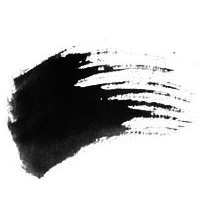
#> input picture resources/brush_round.png, 200 x 200 px; its folder holds only this picture in this run
$ python -i brush_engine.py   (imports and definitions only)
#> lines starting #> are read from the running program, lines starting #| are printed output that depends on the picture; after the words box and inside, x2 and y2 are one past the last pixel; in counts of white or black regions, pixels touching at a corner belong together
# processing/brush_engine.py

import numpy as np
import cv2
from PyQt5.QtCore import QPoint, QRect
import math
import random
import os
from processing.lienzo import Lienzo

_brush_shapes = {}
_brush_shape_folder = os.path.join(os.path.dirname(__file__), '..', 'resources')

def load_brush_shapes():
    global _brush_shapes
    global _brush_shape_folder

    shape_files = {
        'round': 'brush_round.png',
        'flat': 'brush_flat.png',
        'dry': 'brush_dry.png',
        'tapered': 'brush_tapered.png',
    }

    if not os.path.exists(_brush_shape_folder):
         print(f"Warning: Resources folder not found at {_brush_shape_folder}. Cannot load brush shapes.")
         for name in shape_files.keys():
              _brush_shapes[name] = None
    else:
        for name, filename in shape_files.items():
            filepath = os.path.join(os.path.join(os.path.dirname(__file__), '..', 'resources'), filename)
            if os.path.exists(filepath):
                try:
                    shape_img = cv2.imread(filepath, cv2.IMREAD_UNCHANGED)
#> shape_img is the input picture: shape (200, 200); min 0, max 255, mean 191.5
                    if shape_img is not None:
                        if len(shape_img.shape) == 3 and shape_img.shape[2] == 4:
                            alpha_channel = shape_img[:, :, 3]
                            shape_opacity = alpha_channel.astype(np.float32) / 255.0
                        elif len(shape_img.shape) == 2:
                            shape_opacity = 1.0 - shape_img.astype(np.float32) / 255.0
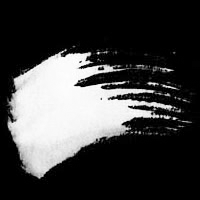
#> shape_opacity: shape (200, 200) float32; min 0, max 1, mean 0.249
                        else:
                             print(f"Warning: Loading brush '{filename}' with unsupported channels ({shape_img.shape[2]}), converting to grayscale.")
                             gray_img = cv2.cvtColor(shape_img, cv2.COLOR_BGR2GRAY)
                             shape_opacity = 1.0 - gray_img.astype(np.float32) / 255.0

                        h, w = shape_opacity.shape[:2]
#> h = 200; w = 200
                        if h != w:
                             print(f"Warning: Brush shape '{filename}' is not square ({w}x{h}). Resizing.")
                             size = min(h, w)
                             shape_opacity = cv2.resize(shape_opacity, (size, size), interpolation=cv2.INTER_AREA)
                        if shape_opacity.size > 0:
                            _brush_shapes[name] = shape_opacity.copy()
                        else:
                             print(f"Warning: Brush shape '{filename}' resulted in empty data after processing.")
                             _brush_shapes[name] = None

                    else:
                        print(f"Warning: cv2.imread returned None for brush shape: {filepath}.")
                        _brush_shapes[name] = None
                except Exception as e:
                    print(f"Error reading brush shape file {filepath}: {e}. Skipping.")
                    _brush_shapes[name] = None
            else:
                _brush_shapes[name] = None

    fallback_size = 128
    if 'round' not in _brush_shapes or _brush_shapes['round'] is None or _brush_shapes['round'].size == 0:
        print("Creating synthetic 'round' fallback.")
        temp_img = np.full((fallback_size, fallback_size), 255, dtype=np.uint8)
        cv2.circle(temp_img, (fallback_size//2, fallback_size//2), int(fallback_size * 0.4), 50, -1)
        temp_img = cv2.GaussianBlur(temp_img, (9,9), 0)
        temp_img_inverted = 255 - temp_img
        fallback_opacity = temp_img_inverted.astype(np.float32) / 255.0
        noise = np.random.rand(fallback_size, fallback_size).astype(np.float32) * 0.05
        fallback_opacity = np.clip(fallback_opacity + noise, 0.0, 1.0)
        _brush_shapes['round'] = fallback_opacity

    if 'flat' not in _brush_shapes or _brush_shapes['flat'] is None or _brush_shapes['flat'].size == 0:
        print("Creating synthetic 'flat' fallback.")
        temp_img = np.full((fallback_size, fallback_size), 255, dtype=np.uint8)
        center = (fallback_size//2, fallback_size//2)
        axesLength = (int(fallback_size * 0.45), int(fallback_size * 0.15))
        cv2.ellipse(temp_img, center, axesLength, 0, 0, 360, 50, -1)
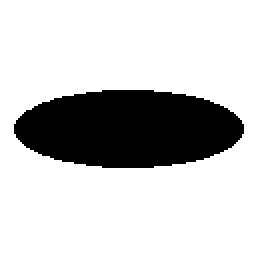
#> temp_img: shape (128, 128) (shown 2 times larger); values 50 (black) and 255 (white), 78.4% white; 1 black region, box (x1, y1, x2, y2) and area: (7, 45, 122, 84) 3531
        temp_img = cv2.GaussianBlur(temp_img, (9,9), 0)
        temp_img_inverted = 255 - temp_img
        fallback_opacity = temp_img_inverted.astype(np.float32) / 255.0
        _brush_shapes['flat'] = fallback_opacity

# [430 lines left out: functions get_available_brush_types, get_scaled_rotated_brush_shape, _apply_single_brush_stamp, apply_basic_brush_stroke_segment, finalize_stroke, apply_localized_blur, not called in this run]

# [1 line not run here, left out]

>>> result = load_brush_shapes()
